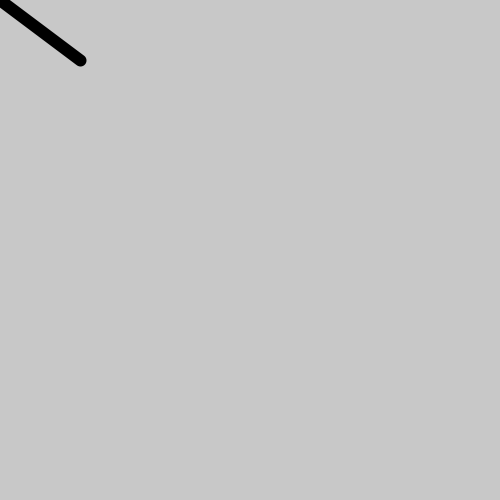
Frame 1 (no input)
Frame 60 (the mouse pressed at the canvas centre just before this capture): identical to frame 1, image omitted
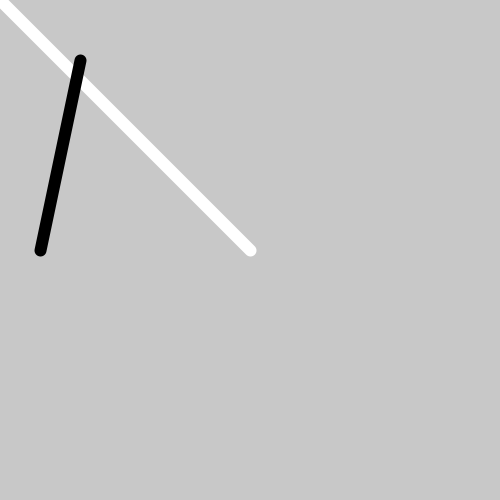
Frame 120 (the mouse held since frame 60 and released just before this capture)

The Processing sketch that drew these frames (run headless with seeded random() and noise(); from frame 60 on, the mouse is pressed at the canvas centre):

// Processing sketch: mapfunction
// ── mapfunction.pde
//Map function use
void setup()
{
  size(500,500);
  strokeWeight(12);
}

void draw()
{
  background(200);  //set to 255 to show limiting effect of display
  stroke(255);
  line(0, 0, mouseX, mouseY);  //white line
  stroke(0);
  float mx = map(mouseX, 0, width, 0, 80);  //val to convert, min of val, max of val, min of target, max of target
  line(80, 60, mx, mouseY);  //black line
}
